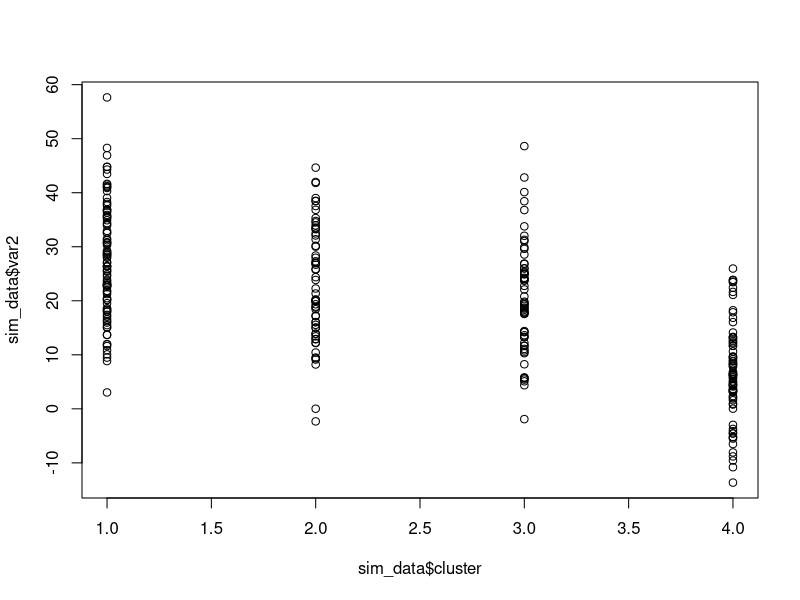
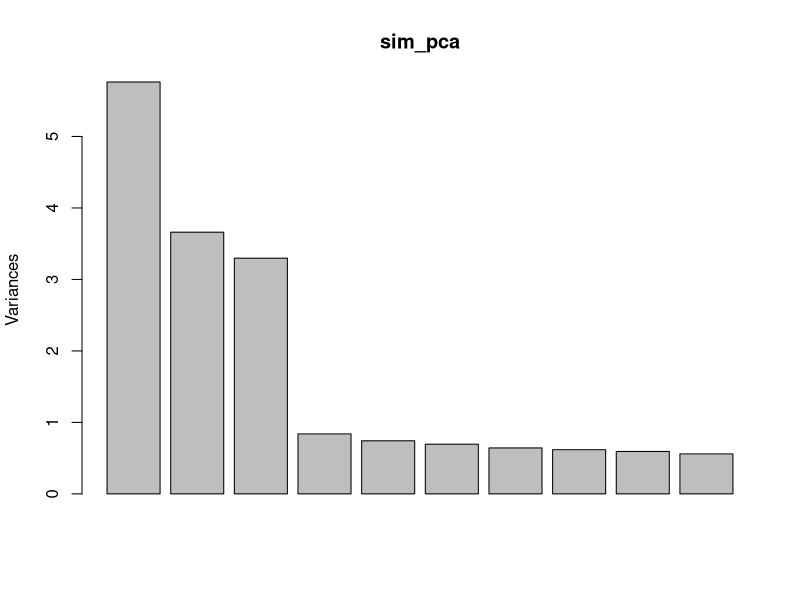
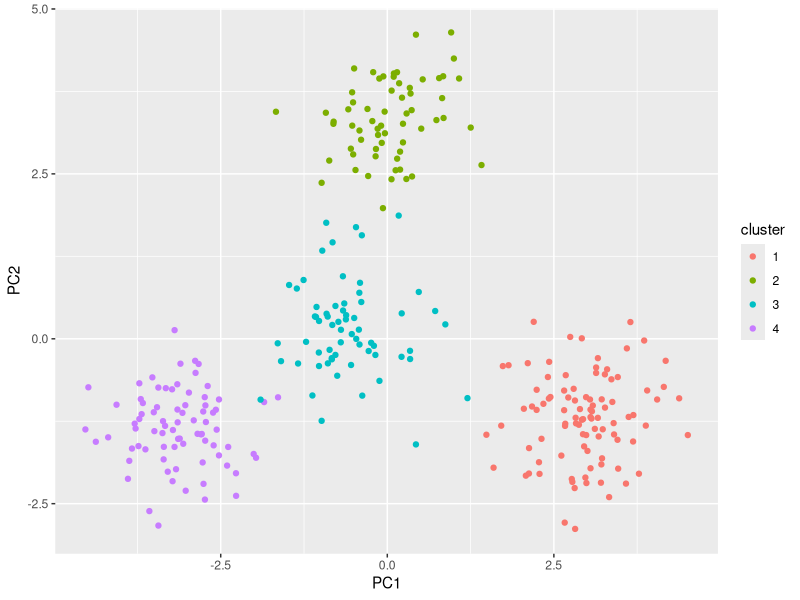

Generate these figures, in order, with R:
# script to simulate data
# simulates K groups with roughly equal sample sizes

library(ggplot2)

# working directory
wd = "H:/NearLab/PhenoClust/example"

# how many clusters to generate?
true_clust = 4
# how many samples total?
samples = 300
# how many variables to generate?
nVar = 20
# normal distribution sd range
var_sd_min = 1
var_sd_max = 10
# variable normal distribution mean min and max
var_mean_min = 5
var_mean_max = 30

# generate variable normal distribution means
temp <- list()
for(i in 1:true_clust){
  temp[[i]] <- runif(nVar, var_mean_min, var_mean_max) # choose random value from uniform distribution between var_mean_min and var_mean_max
}
var_means <- as.data.frame(do.call(rbind, temp))

# generate variable normal distribution standard deviations, use same sd for each variable
var_sds <- runif(nVar, var_sd_min, var_sd_max) # choose random value from uniform distribution between var_sd_min and var_sd_max

# generate draws from normal distribution for each sample
sim_data <- data.frame()
# for each sample
for(i in 1:samples){
  sim_clust = sample(1:true_clust, 1) # choose a random cluster
  sim_data[i,1] <- sim_clust
  for(j in 1:nVar){
    sim_data[i,j+1] <-rnorm(1, mean=var_means[sim_clust,j], sd=var_sds[j]) # generate draw from normal distribution of approporate cluster
  }
}
colnames(sim_data) <- c("cluster", paste("var", c(1:nVar), sep=""))

# quick plot of one variable
plot(sim_data$cluster, sim_data$var2)

# basic PCA of simulated data, show PC1 and PC2
sim_pca <- prcomp(sim_data[,2:(nVar+1)], center=TRUE, scale=TRUE)
screeplot(sim_pca)
plot_data <- cbind(cluster=as.factor(sim_data$cluster), as.data.frame(sim_pca$x))
p <- ggplot(data=plot_data, aes(x=PC1, y=PC2, color=cluster)) +
  geom_point()
p

# write simulated data to file
setwd(wd)
write.table(sim_data[,2:(nVar+1)], file = "sim_data.txt", quote=FALSE, row.names = FALSE)

# create a few "delimitation models" to test
# ONLY WORKS FOR true_clust=4

# merge clusters 1 + 2 (3 groups total)
m3 <- replace(sim_data$cluster, sim_data$cluster == 1, 2)
# merge clusters 1 + 2 and 3 + 4 (2 groups total)
m2 <- replace(m3, m3==4, 3)
# randomly split cluster 4 into 2 clusters (5 groups total)
m4 <- sim_data$cluster
m4[sample(which(sim_data$cluster == 4), length(which(sim_data$cluster == 4))/2)] <- 5
# randomly take samples from clusters 3 and 4 and create a new cluster (5 groups total)
m5 <- sim_data$cluster
matches <- which(sim_data$cluster == 4 | sim_data$cluster == 3)
m5[sample(matches, length(matches)/2)] <- 5
# keep 4 clusters but randomize cluster assignment (4 groups total)
m6 = sample(sim_data$cluster)

# combine all models and write to file
models <- as.data.frame(cbind(m1=sim_data$cluster, m2=m2, m3=m3, m4=m4, m5=m5, m6=m6))
setwd(wd)
write.table(models, file = "sim_models.txt", quote=FALSE, row.names = FALSE)

